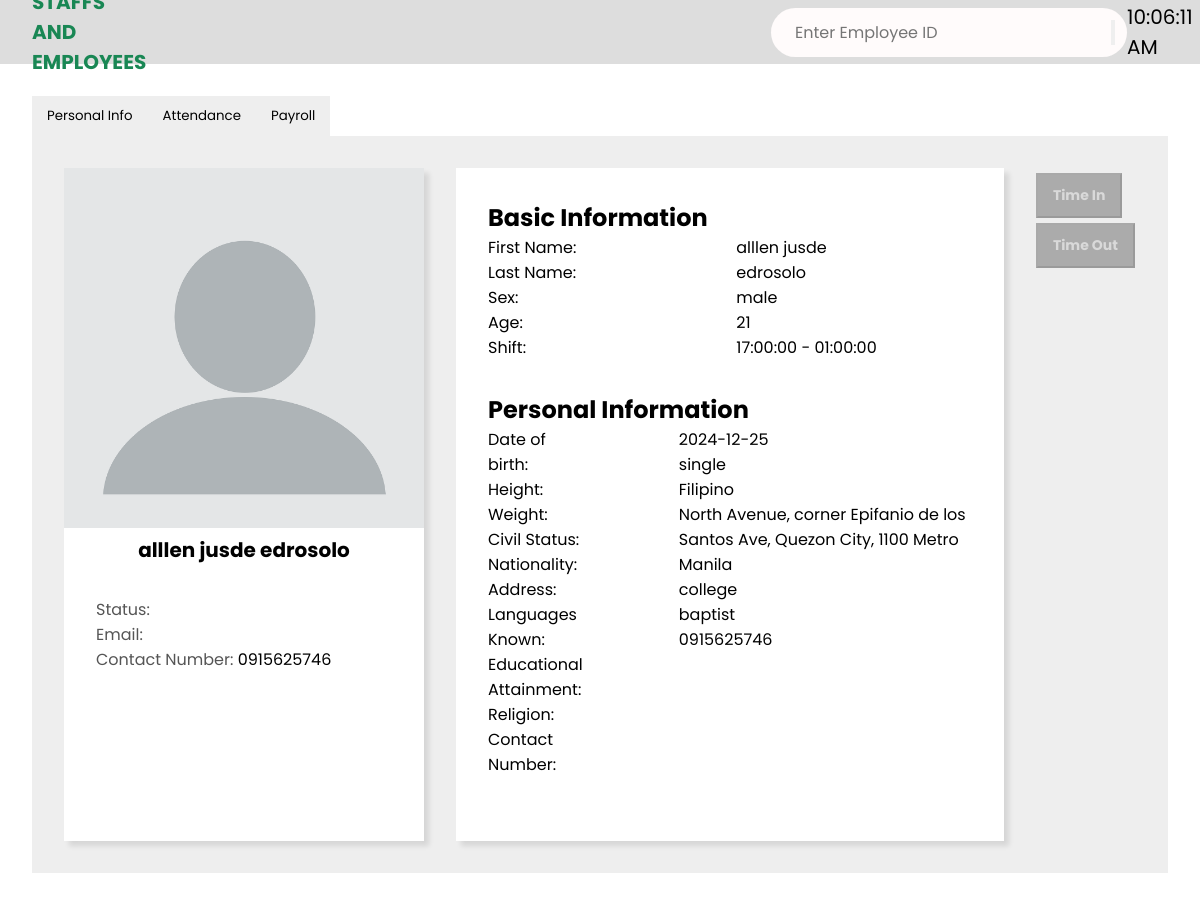
The page /employee_portal.php?employee_id=1928 on the database its author committed.
### tables this page shows
CREATE TABLE `staffs_table` (
  `staff_id` int(11) NOT NULL,
  `firstname` varchar(50) NOT NULL,
  `lastname` varchar(50) NOT NULL,
  `sex` varchar(6) NOT NULL,
  `age` int(3) NOT NULL,
  `shift` varchar(11) NOT NULL,
  `shift_start` time NOT NULL,
  `shift_end` time NOT NULL,
  `bdate` date NOT NULL,
  `height` varchar(6) NOT NULL,
  `weight` varchar(6) NOT NULL,
  `civ_stat` varchar(11) NOT NULL,
  `nationality` varchar(50) NOT NULL,
  `address` varchar(100) NOT NULL,
  `languages` varchar(50) NOT NULL,
  `educational_attainment` varchar(50) NOT NULL,
  `religion` varchar(50) NOT NULL,
  `status` varchar(50) NOT NULL,
  `email` varchar(50) NOT NULL,
  `cnum` varchar(11) NOT NULL,
  `assigned_id` int(50) NOT NULL,
  `profile_picture` varchar(255) DEFAULT NULL,
  `position` varchar(100) NOT NULL
);

### employee_portal.php (the view, shortened to what this page needs)
<?php
include "components/logactivity.php";
$staff = [];
if (isset($_GET['employee_id'])) {
    $employee_id = intval($_GET['employee_id']);
    $sql = "SELECT * FROM staffs_table WHERE assigned_id = ?";
    $stmt = $conn->prepare($sql);
    if ($stmt) {
        $stmt->bind_param("i", $employee_id);
        $stmt->execute();
        $result = $stmt->get_result();
        if ($result->num_rows > 0) {
            $staff = $result->fetch_assoc();
        }
    }
}
?>
<!DOCTYPE html>
<html lang="en">
<head>
    <link rel="stylesheet" href="https://cdnjs.cloudflare.com/ajax/libs/font-awesome/4.7.0/css/font-awesome.css" />
    <link rel="stylesheet" href="../styles.css" />
</head>
<body>
    <main>
        <div class="breadcrumbs">
            <div class="left">
                <span>STAFFS AND EMPLOYEES</span>
            </div>
            <form class="emp-id" method="GET" action="">
                <input class="emp-input" type="number" name="employee_id" placeholder="Enter Employee ID" required>
                <button type="submit"></button>
            </form>
            <div class="right">
                <div id="currentTime"></div>
            </div>
        </div>
        <section class="employee-profile-section">
            <div class="profile-container">
                <div class="menu-buttons">
                    <button onclick="showSection('personal-info')">Personal Info</button>
                    <button onclick="showSection('attendance')">Attendance</button>
                    <button onclick="showSection('payslip')">Payroll</button>
                </div>
                <div class="section" id="personal-info" style="display: block;">
                    <div class="personal-info-window">
                        <div class="profile-card">
                            <img src="<?= htmlspecialchars($staff['profile_picture'] ?? '../images/default-profile.png'); ?>" alt="Profile Picture" />
                            <p class="employee-name">
                                <?= htmlspecialchars($staff['firstname'] ?? 'Employee name') . ' ' . htmlspecialchars($staff['lastname'] ?? ''); ?>
                            </p>
                            <div class="profile-info">
                                <p>Status: <span><?= htmlspecialchars($staff['status'] ?? ''); ?></span></p>
                                <p>Email: <span><?= htmlspecialchars($staff['email'] ?? ''); ?></span></p>
                                <p>Contact Number: <span><?= htmlspecialchars($staff['cnum'] ?? ''); ?></span></p>
                            </div>
                        </div>
                        <div class="basic-information">
                            <h1>Basic Information</h1>
                            <div class="basic-info-field">
                                <div>
                                    <p>First Name:</p>
                                    <p>Last Name:</p>
                                    <p>Sex:</p>
                                    <p>Age:</p>
                                    <p>Shift:</p>
                                </div>
                                <div>
                                    <p><?= htmlspecialchars($staff['firstname'] ?? ''); ?></p>
                                    <p><?= htmlspecialchars($staff['lastname'] ?? ''); ?></p>
                                    <p><?= htmlspecialchars($staff['sex'] ?? ''); ?></p>
                                    <p><?= htmlspecialchars($staff['age'] ?? ''); ?></p>
                                    <p><?= htmlspecialchars($staff['shift_start'] ?? '') . ' - ' . htmlspecialchars($staff['shift_end'] ?? ''); ?></p>
                                </div>
                            </div>
                            <h1>Personal Information</h1>
                            <div class="personal-information-field">
                                <div>
                                    <p>Date of birth:</p>
                                    <p>Height:</p>
                                    <p>Weight:</p>
                                    <p>Civil Status:</p>
                                    <p>Nationality:</p>
                                    <p>Address:</p>
                                    <p>Languages Known:</p>
                                    <p>Educational Attainment:</p>
                                    <p>Religion:</p>
                                    <p>Contact Number:</p>
                                </div>
                                <div>
                                    <p><?= htmlspecialchars($staff['bdate'] ?? ''); ?></p>
                                    <p><?= htmlspecialchars($staff['civ_stat'] ?? ''); ?></p>
                                    <p><?= htmlspecialchars($staff['nationality'] ?? ''); ?></p>
                                    <p><?= htmlspecialchars($staff['address'] ?? ''); ?></p>
                                    <p><?= htmlspecialchars($staff['educational_attainment'] ?? ''); ?></p>
                                    <p><?= htmlspecialchars($staff['religion'] ?? ''); ?></p>
                                    <p><?= htmlspecialchars($staff['cnum'] ?? ''); ?></p>
                                </div>
                            </div>
                        </div>
                        <div class="attendance-buttons">
     <form method="POST" action="" id="attendanceForm">
        <button type="button" id="timeInButton" class="portal-btn" <?php echo (empty($staff['assigned_id']) || $staff['status'] !== 'Inactive')? 'disabled' : ''; ?>>Time In</button>
        <button type="button" id="timeOutButton" class="portal-btn" <?php echo (empty($staff['assigned_id']) || $staff['status'] !== 'Active') ? 'disabled' : ''; ?>>Time Out</button>
    </form>
</div>
</div>
</div>
        </section>
    </main>
</body>
</html>

### styles.css (style rules this page uses)
* { margin: 0; padding: 0; box-sizing: border-box; font-family: "Poppins", sans-serif; }
body { min-height: 100vh; }
.breadcrumbs { width: 100%; height: 64px; background-color: #ddd; padding: 0 2rem; display: flex; align-items: center; justify-content: space-between; }
.breadcrumbs .left span { color: #198754; font-weight: 700; font-size: 20px; }
.breadcrumbs .right { display: flex; gap: 2rem; font-size: 20px; }
.section { display: none; }
.employee-profile-section { padding: 2rem; }
.menu-buttons { display: flex; }
.menu-buttons button { padding: 10px 15px; border: none; background-color: #eee; cursor: pointer; transition: 0.3 ease-in-out; }
.personal-info-window { display: flex; justify-content: center; background-color: #eee; padding: 2rem; gap: 2rem; }
.profile-card { background-color: #fff; box-shadow: 5px 5px 5px rgba(0, 0, 0, 0.1); }
.profile-card img { width: 360px; }
.profile-card .employee-name { text-align: center; font-size: 20px; font-weight: 700; }
.profile-info { padding: 2rem; }
.profile-info p { color: #555; }
.profile-info p span { color: black; }
.basic-information { background-color: #fff; padding: 2rem; box-shadow: 5px 5px 5px rgba(0, 0, 0, 0.1); }
.basic-info-field { display: flex; gap: 10rem; margin-bottom: 2rem; }
.personal-information-field { display: flex; gap: 6rem; margin-bottom: 2rem; }
.emp-input { font-size: 16px; margin-left:12px ; outline: none; border: none; background: transparent; }
.emp-id { display: flex; margin-left: 55%; padding: 12px; border-radius: 28px; background-color: rgb(255, 251, 251); }
.portal-btn { text-decoration: none; background-color: #198754; padding: 10px 15px; color: #fff; font-size: 14px; font-weight: 700; transition: 0.3s ease-in-out; margin-top: 5px; }
.portal-btn:disabled { background-color: gray; color: #ccc; cursor: not-allowed; opacity: 0.6; }

### rows shown on the page
staffs_table: firstname "alllen jusde", lastname "edrosolo", cnum "0915625746", sex "male", age "21", shift_start "17:00:00", shift_end "01:00:00", bdate "2024-12-25", civ_stat "single", nationality "Filipino", address "North Avenue, corner Epifanio de los Santos Ave, Quezon City, 1100 Metro Manila", educational_attainment "college", religion "baptist"
